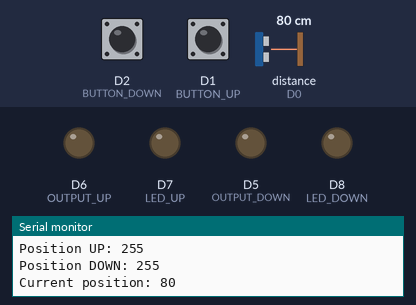
Simulated run of this program. Board: ESP8266 (Wemos D1 mini). Parts: output pins drawn as LEDs (lit = HIGH), the last lines printed to the serial monitor. Wiring (inferred from the names in the program): ultrasonic range finder: trigger D3; echo D0. The inputs (shaded band) are chosen by the test bench; at power-on: D1 (BUTTON_UP) HIGH, D2 (BUTTON_DOWN) HIGH, distance to the obstacle (sensor on D0) 80 cm. The echo pulse lasts 58.3 µs per cm; EEPROM starts erased; pins used as bus, display or sensor lines are not drawn.

Above: at 1.3 s.
1.4 s: D1 (BUTTON_UP) pulled LOW for 0.15 s
At 2.4 s:
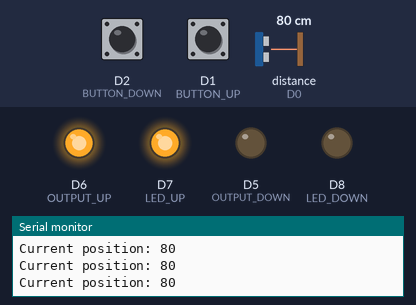
3.0 s: D2 (BUTTON_DOWN) pulled LOW for 3.2 s
At 4.4 s:
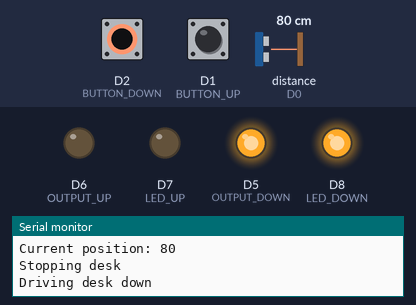
9.3 s: D1 (BUTTON_UP) pulled LOW for 1 s
At 10.8 s:
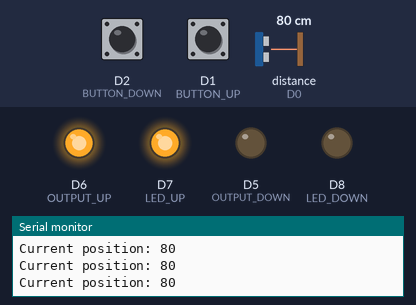
11.8 s: distance to the obstacle (sensor on D0) set to 251 cm
13.3 s: distance to the obstacle (sensor on D0) set to 259 cm
At 14.6 s:
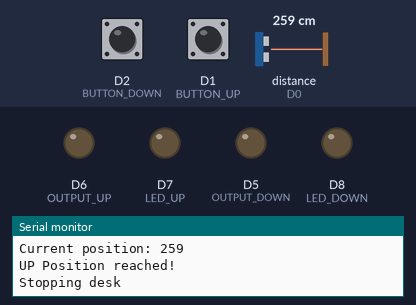
Timing chart, 0 to 15.9 s (numbered marks = the images above; inputs shaded):
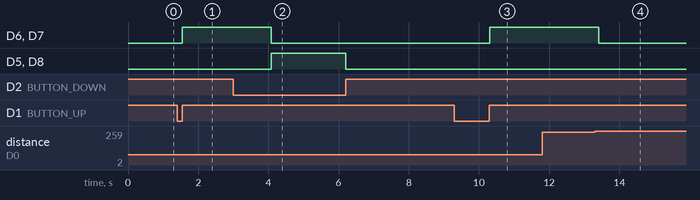

Measured:
- the behaviour switches between 254 and 255 cm on distance to the obstacle (sensor on D0) (found by bisection; images 3 and 4)
- after the input at 1.4 s, D6 (OUTPUT_UP), D7 (LED_UP): LOW → HIGH after 0.15 s
- after the input at 3.0 s, D6 (OUTPUT_UP), D7 (LED_UP): HIGH → LOW after 1.1 s; D5 (OUTPUT_DOWN), D8 (LED_DOWN): LOW → HIGH after 1.1 s, → LOW 2.1 s later
- after the input at 9.3 s, D6 (OUTPUT_UP), D7 (LED_UP): LOW → HIGH after 1.0 s
- after the input at 13.3 s, D6 (OUTPUT_UP), D7 (LED_UP): HIGH → LOW after 0.11 s

The program:

main.cpp
```cpp
#include <Arduino.h>
#include <EEPROM.h>
#include <MyUltrasoundSensor.h>

// pins
int BUTTON_UP = D1;   // pull-up !
int BUTTON_DOWN = D2; // pull-up !
int US_TRIGGER = D3;
int US_ECHO = D0;
int OUTPUT_UP = D6;
int OUTPUT_DOWN = D5;
int LED_UP = D7;
int LED_DOWN = D8;

// variables for button logic
enum direction {
  NONE, UP, DOWN
};
enum mode {
  MANUAL, AUTOMATIC
};
direction initialDirection = NONE;
bool buttonPressed = false;
bool buttonLongPressed = false;
bool positionStored = false;
uint32_t  buttonTimer = 0;
uint32_t  longPressTimeout = 1000;

// variables for driving desk
MyUltrasoundSensor uss(US_TRIGGER, US_ECHO);
int lastPosition;
int positionUp;
int positionDown;
int EEPROM_UP = 0;
int EEPROM_DOWN = 1;
direction drivingDirection = NONE;
mode drivingMode = MANUAL;
uint32_t  drivingTimer = 0;
uint32_t  drivingTimeout = 20000;

// stop driving desk
void stopDesk() {
  Serial.println("Stopping desk");
  // stop motor
  digitalWrite(OUTPUT_UP, LOW);
  digitalWrite(LED_UP, LOW);
  digitalWrite(OUTPUT_DOWN, LOW);
  digitalWrite(LED_DOWN, LOW);
  drivingDirection = NONE;
  drivingMode = MANUAL;
}

// start driving desk in direction
void driveDesk(direction dir) {
  // drive motor in direction (stop going the other way first)
  if (drivingDirection != NONE && drivingDirection != dir) {
    stopDesk();
  }
  if (drivingDirection == NONE) {
    drivingTimer = millis();
  }
  if (drivingDirection == dir) {
    return;
  }
  if (dir == UP) {
    Serial.println("Driving desk up");
    digitalWrite(OUTPUT_UP, HIGH);
    digitalWrite(LED_UP, HIGH);
    drivingDirection = UP;
  } else {
    Serial.println("Driving desk down");
    digitalWrite(OUTPUT_DOWN, HIGH);
    digitalWrite(LED_DOWN, HIGH);
    drivingDirection = DOWN;
  }
}

// start autodriving desk to position
void autoDriveDesk(direction dir) {
  // auto drive desk to position, stop motor if already going in that direction
  if (drivingDirection != NONE && drivingDirection == dir) {
    stopDesk();
    return;
  }

  if ((dir == UP && lastPosition >= positionUp) || (dir == DOWN && lastPosition <= positionDown)) {
    Serial.println("Not driving desk. Already in position.");
    return;
  }

  Serial.print("Driving desk to position ");
  if (dir == UP) {
    Serial.println("UP");
  } else {
    Serial.println("DOWN");
  }
  drivingMode = AUTOMATIC;
  driveDesk(dir);
}

void blink(int ledPin) {
  for (int i=0; i<3; i++) {
    digitalWrite(ledPin, HIGH);
    delay(200);
    digitalWrite(ledPin, LOW);
    if (i<2) {
      delay(200);
    }
  }
}

// store position to eeprom
void writeToEeprom(int position, direction dir) {
  position = (position < 0 || position > 255) ? 100 : position;
  EEPROM.begin(2);
  if (dir == UP) {
    Serial.print("Storing position UP: ");
    if (position != EEPROM.read(EEPROM_UP)) {
      Serial.print("*new* ");
      EEPROM.write(EEPROM_UP, position);
    }
    blink(LED_UP);
    positionUp = position;
  } else {
    Serial.print("Storing position DOWN: ");
    if (position != EEPROM.read(EEPROM_DOWN)) {
      Serial.print("*new* ");
      EEPROM.write(EEPROM_DOWN, position);
    }
    blink(LED_DOWN);
    positionDown = position;
  }
  EEPROM.commit();
  Serial.println(position);
}

// read up and down positions from eeprom and store in global variables
void readPositions() {
  EEPROM.begin(2);
  Serial.println("Reading positions from EEPROM");
  positionUp = EEPROM.read(EEPROM_UP);
  positionDown = EEPROM.read(EEPROM_DOWN);
  EEPROM.end();
  Serial.print("Position UP: ");
  Serial.println(positionUp);
  Serial.print("Position DOWN: ");
  Serial.println(positionDown);
}

// measure position in cm using HC-SR04
int measure() {
  // Clears the trigPin
  digitalWrite(US_TRIGGER, LOW);
  delayMicroseconds(2);
  // Sets the trigPin on HIGH state for 10 micro seconds
  digitalWrite(US_TRIGGER, HIGH);
  delayMicroseconds(10);
  digitalWrite(US_TRIGGER, LOW);
  // Reads the echoPin, returns the sound wave travel time in microseconds
  long duration = pulseIn(US_ECHO, HIGH);
  // Calculating the distance
  int distance = duration*0.034/2;
  return distance;
}

int measurePosition() {
  int distance = uss.distanceTempCompMedian(20);
  Serial.print("Current position: ");
  Serial.println(distance);
  lastPosition = distance;
  return distance;
}

// measure and store current position for given direction
void storePosition(direction dir) {
  if (!positionStored) {
    int position = measurePosition();
    position = (position > 255) ? 255 : (position < 0) ? 0 : position;
    writeToEeprom(position, dir);
  }
  positionStored = true;
}

// run when button press is started
void initializeButtonPress(direction dir) {
  Serial.print("Button pressed: ");
  if (dir == UP) {
    Serial.println("UP");
  } else {
    Serial.println("DOWN");
  }
  buttonPressed = true;
  buttonTimer = millis();
  initialDirection = dir;
}

void setup() {
  pinMode(BUTTON_UP, INPUT);
  pinMode(BUTTON_DOWN, INPUT);
  pinMode(OUTPUT_UP, OUTPUT);
  pinMode(OUTPUT_DOWN, OUTPUT);
  pinMode(LED_UP, OUTPUT);
  pinMode(LED_DOWN, OUTPUT);
  Serial.begin(9600);
  readPositions();
  uss.medianNumber = 3;
  uss.measureDelay = 30;
  measurePosition();
}

void loop() {

  if (digitalRead(BUTTON_UP) == LOW) {
    if (!buttonPressed) {
      initializeButtonPress(UP);
    } else if (!buttonLongPressed && initialDirection == DOWN) {
      storePosition(initialDirection);
    }
  }

  if (digitalRead(BUTTON_DOWN) == LOW) {
    if (!buttonPressed) {
      initializeButtonPress(DOWN);
    } else if (!buttonLongPressed && initialDirection == UP) {
      storePosition(initialDirection);
    }
  }

  if (buttonPressed && ((millis() - buttonTimer) > longPressTimeout)
      && !buttonLongPressed && !positionStored) { // long press button
    buttonLongPressed = true;
    driveDesk(initialDirection);
  }

  if (digitalRead(BUTTON_UP) == HIGH && digitalRead(BUTTON_DOWN) == HIGH) { // button release, react to short press and do long press end
    if (buttonPressed) {
      if (buttonLongPressed) {
        buttonLongPressed = false;
        stopDesk();
        measurePosition();
      } else if (!positionStored) {
        autoDriveDesk(initialDirection);
      }
      initialDirection = NONE;
      buttonPressed = false;
      positionStored = false;
    }
  }

  if (drivingDirection != NONE) {
    if ((millis() - drivingTimer) > drivingTimeout) {
      Serial.println("ERROR: Driving timeout reached!");
      stopDesk();
    } else if (drivingMode == AUTOMATIC) {
      long currentPosition = measurePosition();
      if (drivingDirection == UP && currentPosition >= positionUp) {
        Serial.println("UP Position reached!");
        stopDesk();
      } else if (drivingDirection == DOWN && currentPosition <= positionDown) {
        Serial.println("DOWN Position reached!");
        stopDesk();
      }
    }
  }

}
```
